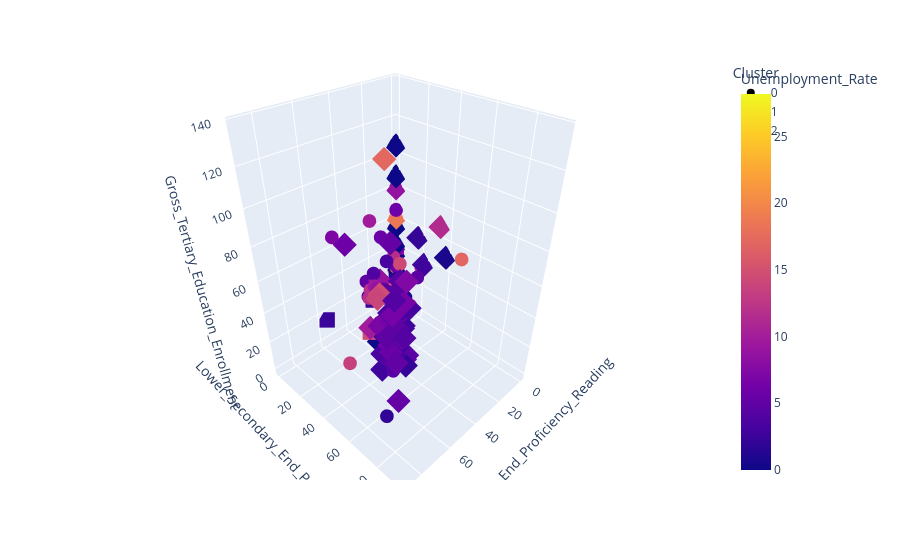

Here is the notebook cell this chart was saved with:
### Code cell
# 3D Visualization of Model 1 Clusters

# Copy original dataset
X_plot = X.copy()

# Predict cluster assignments using trained KMeans pipeline
X_plot['Cluster'] = pipe.predict(features)

# Interactive 3D scatter plot
fig = px.scatter_3d(
    X_plot, x="Lower_Secondary_End_Proficiency_Reading", y="Lower_Secondary_End_Proficiency_Math", z="Gross_Tertiary_Education_Enrollment", # 3 chosen variables
    color="Unemployment_Rate", # color represents unemployment rate
    symbol='Cluster', # symbol represent cluster assignment
    hover_data=["Countries and areas"]) # hover show check which point is which Country or area
fig.show()

### Figure 1 — Plotly figure (JSON) as saved in the notebook; plotly's stock layout.template omitted (floating-point values rounded to 4 significant figures)
{"data": [{"customdata": [["Afghanistan"], ["Albania"], ["Algeria"], ["Angola"], ["Argentina"], ["Armenia"], ["Bangladesh"], ["Barbados"], ["Belarus"], ["Belize"], ["Bosnia and Herzegovina"], ["Botswana"], ["Brazil"], ["Cambodia"], ["Chile"], ["China"], ["Colombia"], ["Republic of the Congo"], ["Costa Rica"], ["Cuba"], ["North Korea"], ["Democratic Republic of the Congo"], ["Dominican Republic"], ["Ecuador"], ["Egypt"], ["El Salvador"], ["Eswatini"], ["Gabon"], ["The Gambia"], ["Georgia"], ["Ghana"], ["Guyana"], ["Haiti"], ["India"], ["Indonesia"], ["Iraq"], ["Jamaica"], ["Kazakhstan"], ["Kenya"], ["Kiribati"], ["Kyrgyzstan"], ["Mexico"], ["Mongolia"], ["Montenegro"], ["Namibia"], ["Nepal"], ["Nigeria"], ["North Macedonia"], ["Pakistan"], ["Panama"], ["Paraguay"], ["Peru"], ["Philippines"], ["Moldova"], ["Saint Lucia"], ["S��������"], ["Serbia"], ["South Africa"], ["Sri Lanka"], ["Palestinian National Authority"], ["Suriname"], ["Tajikistan"], ["Thailand"], ["East Timor"], ["Tonga"], ["Tunisia"], ["Turkey"], ["Turkmenistan"], ["Ukraine"], ["Uruguay"], ["Vietnam"], ["Zambia"]], "hovertemplate": "Cluster=0<br>Lower_Secondary_End_Proficiency_Reading=%{x}<br>Lower_Secondary_End_Proficiency_Math=%{y}<br>Gross_Tertiary_Education_Enrollment=%{z}<br>Countries and areas=%{customdata[0]}<br>Unemployment_Rate=%{marker.color}<extra></extra>", "legendgroup": "0", "marker": {"color": [11.12, 12.33, 11.7, 6.89, 9.79, 16.99, 4.19, 10.33, 4.59, 6.41, 18.42, 18.19, 12.08, 0.68, 7.09, 4.32, 9.71, 9.47, 11.85, 1.64, 2.74, 4.24, 5.84, 3.97, 10.76, 4.11, 0.0, 20.0, 9.06, 14.4, 4.33, 11.85, 13.78, 5.36, 4.69, 12.82, 8.0, 4.59, 2.64, 0.0, 6.33, 3.42, 6.01, 14.88, 20.27, 1.41, 8.1, 0.0, 4.45, 3.9, 4.81, 3.31, 2.15, 5.47, 20.71, 13.37, 12.69, 28.18, 4.2, 0.0, 7.33, 11.02, 0.75, 4.55, 1.12, 16.02, 13.49, 3.91, 8.88, 8.73, 2.01, 11.43], "coloraxis": "coloraxis", "symbol": "circle"}, "mode": "markers", "name": "0", "scene": "scene", "showlegend": true, "type": "scatter3d", "x": [0, 48, 21, 0, 48, 0, 54, 0, 77, 0, 46, 0, 50, 8, 68, 80, 50, 0, 58, 0, 0, 0, 21, 49, 0, 0, 0, 0, 0, 36, 0, 0, 0, 0, 30, 0, 0, 36, 0, 0, 0, 55, 0, 56, 0, 0, 0, 45, 0, 36, 32, 46, 19, 57, 0, 0, 62, 0, 0, 0, 0, 0, 40, 0, 0, 28, 74, 0, 74, 58, 86, 5], "y": [0, 58, 19, 0, 31, 50, 57, 0, 71, 0, 42, 0, 32, 10, 28, 79, 35, 0, 40, 0, 0, 0, 9, 29, 21, 0, 0, 0, 0, 39, 0, 0, 0, 0, 28, 0, 0, 51, 0, 0, 0, 44, 0, 54, 0, 0, 0, 39, 0, 19, 8, 40, 19, 50, 0, 0, 60, 0, 0, 0, 0, 0, 47, 0, 0, 25, 42, 0, 64, 49, 81, 2], "z": [9.7, 55.0, 51.4, 9.3, 90.0, 54.6, 20.6, 65.4, 87.4, 24.7, 23.3, 24.9, 51.3, 13.7, 88.5, 50.6, 55.3, 12.7, 55.2, 41.4, 27.0, 6.6, 59.9, 44.9, 35.2, 29.4, 0.0, 8.3, 2.7, 63.9, 15.7, 11.6, 1.1, 28.1, 36.3, 16.2, 27.1, 61.7, 11.5, 0.0, 41.3, 40.2, 65.6, 56.1, 22.9, 12.4, 10.2, 0.0, 9.0, 47.8, 34.6, 70.7, 35.5, 39.8, 14.1, 13.4, 67.2, 22.4, 19.6, 0.0, 12.6, 31.3, 49.3, 17.8, 6.4, 31.7, 23.9, 8.0, 82.7, 63.1, 28.5, 4.1]}, {"customdata": [["Andorra"], ["Anguilla"], ["Antigua and Barbuda"], ["Australia"], ["Austria"], ["Azerbaijan"], ["The Bahamas"], ["Bahrain"], ["Belgium"], ["Bolivia"], ["British Virgin Islands"], ["Brunei"], ["Bulgaria"], ["Cape Verde"], ["Canada"], ["Central African Republic"], ["Cook Islands"], ["Croatia"], ["Cyprus"], ["Czech Republic"], ["Denmark"], ["Dominica"], ["Estonia"], ["Fiji"], ["Finland"], ["France"], ["Germany"], ["Greece"], ["Grenada"], ["Guinea0Bissau"], ["Vatican City"], ["Hungary"], ["Iceland"], ["Iran"], ["Republic of Ireland"], ["Israel"], ["Italy"], ["Japan"], ["Kuwait"], ["Latvia"], ["Lebanon"], ["Libya"], ["Liechtenstein"], ["Lithuania"], ["Luxembourg"], ["Malaysia"], ["Maldives"], ["Malta"], ["Mauritius"], ["Federated States of Micronesia"], ["Monaco"], ["Montserrat"], ["Morocco"], ["Nauru"], ["Netherlands"], ["New Zealand"], ["Nicaragua"], ["Niue"], ["Norway"], ["Oman"], ["Palau"], ["Poland"], ["Portugal"], ["Qatar"], ["South Korea"], ["Romania"], ["Russia"], ["Saint Kitts and Nevis"], ["Saint Vincent and the Grenadines"], ["Samoa"], ["San Marino"], ["Saudi Arabia"], ["Seychelles"], ["Singapore"], ["Slovakia"], ["Slovenia"], ["Solomon Islands"], ["Somalia"], ["Spain"], ["Sweden"], ["Switzerland"], ["Tokelau"], ["Trinidad and Tobago"], ["Turks and Caicos Islands"], ["Uganda"], ["United Arab Emirates"], ["United Kingdom"], ["United States"], ["Uzbekistan"], ["Venezuela"]], "hovertemplate": "Cluster=1<br>Lower_Secondary_End_Proficiency_Reading=%{x}<br>Lower_Secondary_End_Proficiency_Math=%{y}<br>Gross_Tertiary_Education_Enrollment=%{z}<br>Countries and areas=%{customdata[0]}<br>Unemployment_Rate=%{marker.color}<extra></extra>", "legendgroup": "1", "marker": {"color": [0.0, 0.0, 0.0, 5.27, 4.67, 5.51, 10.36, 0.71, 5.59, 3.5, 0.0, 9.12, 4.34, 12.25, 5.56, 3.68, 0.0, 6.93, 7.27, 1.93, 4.91, 0.0, 5.11, 4.1, 6.59, 8.43, 3.04, 17.24, 0.0, 2.47, 0.0, 3.4, 2.84, 11.38, 4.93, 3.86, 9.89, 2.29, 2.18, 6.52, 6.23, 18.56, 0.0, 6.35, 5.36, 3.32, 6.14, 3.47, 6.67, 0.0, 0.0, 0.0, 9.02, 0.0, 3.2, 4.07, 6.84, 0.0, 3.35, 2.67, 0.0, 3.47, 6.33, 0.09, 4.15, 3.98, 4.59, 0.0, 18.88, 8.36, 0.0, 5.93, 0.0, 4.11, 5.56, 4.2, 0.58, 11.35, 13.96, 6.48, 4.58, 0.0, 2.69, 0.0, 1.84, 2.35, 3.85, 14.7, 5.92, 8.8], "coloraxis": "coloraxis", "symbol": "diamond"}, "mode": "markers", "name": "1", "scene": "scene", "showlegend": true, "type": "scatter3d", "x": [0, 0, 0, 80, 76, 0, 0, 0, 79, 0, 0, 48, 53, 0, 86, 0, 0, 78, 56, 79, 84, 0, 89, 0, 86, 79, 79, 69, 0, 0, 0, 75, 74, 0, 88, 69, 77, 83, 0, 78, 32, 0, 0, 76, 71, 54, 0, 64, 0, 0, 0, 0, 27, 0, 76, 81, 0, 0, 81, 0, 0, 85, 80, 49, 85, 59, 78, 0, 0, 0, 0, 48, 0, 89, 69, 82, 0, 0, 84, 82, 76, 0, 58, 0, 0, 57, 83, 81, 0, 0], "y": [0, 0, 0, 78, 79, 0, 0, 39, 80, 0, 0, 52, 56, 0, 84, 0, 0, 69, 63, 80, 85, 0, 90, 0, 85, 79, 79, 64, 0, 0, 0, 67, 79, 34, 84, 66, 62, 89, 18, 83, 35, 0, 0, 74, 73, 59, 0, 62, 0, 0, 0, 0, 14, 0, 84, 78, 0, 0, 81, 23, 0, 85, 77, 36, 85, 53, 78, 0, 0, 0, 0, 11, 0, 94, 75, 84, 0, 0, 75, 81, 83, 0, 48, 0, 0, 46, 81, 73, 0, 0], "z": [0.0, 0.0, 24.8, 113.1, 85.1, 27.7, 15.1, 50.5, 79.7, 0.0, 0.0, 31.4, 71.0, 23.6, 68.9, 3.0, 0.0, 67.9, 75.9, 64.1, 80.6, 7.2, 69.6, 16.1, 88.2, 65.6, 70.2, 136.6, 104.6, 2.6, 0.0, 48.5, 71.8, 68.1, 77.8, 63.4, 61.9, 63.2, 54.4, 88.1, 26.3, 60.5, 35.6, 72.4, 19.2, 45.1, 31.2, 54.3, 40.6, 14.1, 0.0, 0.0, 35.9, 0.0, 85.0, 82.0, 17.4, 0.0, 82.0, 38.0, 54.7, 67.8, 63.9, 17.9, 94.3, 49.4, 81.9, 86.7, 23.7, 7.6, 42.5, 68.0, 17.1, 84.8, 46.6, 78.6, 0.0, 2.5, 88.9, 67.0, 59.6, 0.0, 12.0, 0.0, 4.8, 36.8, 60.0, 88.2, 10.1, 79.3]}, {"customdata": [["Benin"], ["Bhutan"], ["Burkina Faso"], ["Burundi"], ["Cameroon"], ["Chad"], ["Comoros"], ["Ivory Coast"], ["Djibouti"], ["Equatorial Guinea"], ["Eritrea"], ["Ethiopia"], ["Guatemala"], ["Guinea"], ["Honduras"], ["Jordan"], ["Laos"], ["Lesotho"], ["Liberia"], ["Madagascar"], ["Malawi"], ["Mali"], ["Marshall Islands"], ["Mauritania"], ["Mozambique"], ["Myanmar"], ["Niger"], ["Papua New Guinea"], ["Rwanda"], ["Senegal"], ["Sierra Leone"], ["South Sudan"], ["Sudan"], ["Syria"], ["Togo"], ["Tuvalu"], ["Tanzania"], ["Vanuatu"], ["Yemen"], ["Zimbabwe"]], "hovertemplate": "Cluster=2<br>Lower_Secondary_End_Proficiency_Reading=%{x}<br>Lower_Secondary_End_Proficiency_Math=%{y}<br>Gross_Tertiary_Education_Enrollment=%{z}<br>Countries and areas=%{customdata[0]}<br>Unemployment_Rate=%{marker.color}<extra></extra>", "legendgroup": "2", "marker": {"color": [2.23, 2.34, 6.26, 1.43, 3.38, 1.89, 4.34, 3.32, 10.3, 6.43, 5.14, 2.08, 2.46, 4.3, 5.39, 14.72, 0.63, 23.41, 2.81, 1.76, 5.65, 7.22, 0.0, 9.55, 3.24, 1.58, 0.47, 2.46, 1.03, 6.6, 4.43, 12.24, 16.53, 8.37, 2.04, 0.0, 1.98, 4.39, 12.91, 4.95], "coloraxis": "coloraxis", "symbol": "square"}, "mode": "markers", "name": "2", "scene": "scene", "showlegend": true, "type": "scatter3d", "x": [0, 56, 0, 0, 0, 0, 0, 0, 0, 0, 0, 0, 30, 0, 30, 59, 0, 0, 0, 0, 0, 0, 0, 0, 0, 0, 0, 0, 0, 9, 0, 0, 0, 0, 0, 0, 0, 0, 0, 0], "y": [0, 0, 0, 0, 0, 0, 0, 0, 0, 0, 0, 0, 11, 0, 15, 41, 0, 0, 0, 0, 0, 0, 0, 0, 0, 0, 0, 0, 0, 8, 0, 0, 0, 0, 0, 0, 0, 0, 0, 0], "z": [12.3, 15.6, 6.5, 6.1, 12.8, 3.3, 9.0, 9.3, 5.3, 1.9, 3.4, 8.1, 21.8, 11.6, 26.2, 34.4, 15.0, 10.2, 11.9, 5.4, 0.8, 4.5, 23.7, 5.0, 7.3, 18.8, 4.4, 1.8, 6.7, 12.8, 2.0, 0.0, 16.9, 40.1, 14.5, 0.0, 4.0, 4.7, 10.2, 10.0]}], "layout": {"coloraxis": {"colorbar": {"title": {"text": "Unemployment_Rate"}}, "colorscale": [[0, "#0d0887"], [0.1111, "#46039f"], [0.2222, "#7201a8"], [0.3333, "#9c179e"], [0.4444, "#bd3786"], [0.5556, "#d8576b"], [0.6667, "#ed7953"], [0.7778, "#fb9f3a"], [0.8889, "#fdca26"], [1, "#f0f921"]]}, "legend": {"title": {"text": "Cluster"}, "tracegroupgap": 0}, "margin": {"t": 60}, "scene": {"domain": {"x": [0, 1], "y": [0, 1]}, "xaxis": {"title": {"text": "Lower_Secondary_End_Proficiency_Reading"}}, "yaxis": {"title": {"text": "Lower_Secondary_End_Proficiency_Math"}}, "zaxis": {"title": {"text": "Gross_Tertiary_Education_Enrollment"}}}}}
